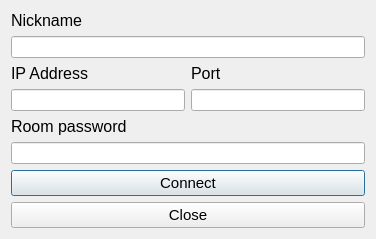
<?xml version="1.0" encoding="UTF-8"?>
<ui version="4.0">
 <class>ConnectToTheChat</class>
 <widget class="QDialog" name="ConnectToTheChat">
  <property name="geometry">
   <rect>
    <x>0</x>
    <y>0</y>
    <width>376</width>
    <height>233</height>
   </rect>
  </property>
  <property name="sizePolicy">
   <sizepolicy hsizetype="Fixed" vsizetype="Fixed">
    <horstretch>0</horstretch>
    <verstretch>0</verstretch>
   </sizepolicy>
  </property>
  <property name="windowTitle">
   <string>Dialog</string>
  </property>
  <layout class="QGridLayout" name="gridLayout_2">
   <item row="0" column="0">
    <layout class="QVBoxLayout" name="verticalLayout">
     <item>
      <widget class="QLabel" name="label">
       <property name="font">
        <font>
         <pointsize>12</pointsize>
        </font>
       </property>
       <property name="text">
        <string>Nickname</string>
       </property>
      </widget>
     </item>
     <item>
      <widget class="QLineEdit" name="nicknameField"/>
     </item>
    </layout>
   </item>
   <item row="1" column="0">
    <layout class="QGridLayout" name="gridLayout">
     <property name="sizeConstraint">
      <enum>QLayout::SetDefaultConstraint</enum>
     </property>
     <item row="1" column="1">
      <widget class="QLineEdit" name="portField"/>
     </item>
     <item row="0" column="0">
      <widget class="QLabel" name="label_3">
       <property name="font">
        <font>
         <pointsize>12</pointsize>
        </font>
       </property>
       <property name="text">
        <string>IP Address</string>
       </property>
      </widget>
     </item>
     <item row="1" column="0">
      <widget class="QLineEdit" name="IPField"/>
     </item>
     <item row="0" column="1">
      <widget class="QLabel" name="label_2">
       <property name="font">
        <font>
         <pointsize>12</pointsize>
        </font>
       </property>
       <property name="text">
        <string>Port</string>
       </property>
      </widget>
     </item>
    </layout>
   </item>
   <item row="2" column="0">
    <layout class="QVBoxLayout" name="verticalLayout_2">
     <item>
      <widget class="QLabel" name="label_4">
       <property name="font">
        <font>
         <pointsize>12</pointsize>
        </font>
       </property>
       <property name="text">
        <string>Room password</string>
       </property>
      </widget>
     </item>
     <item>
      <widget class="QLineEdit" name="passwordField"/>
     </item>
    </layout>
   </item>
   <item row="3" column="0">
    <layout class="QVBoxLayout" name="verticalLayout_3">
     <item>
      <widget class="QPushButton" name="connectButton">
       <property name="font">
        <font>
         <pointsize>11</pointsize>
        </font>
       </property>
       <property name="text">
        <string>Connect</string>
       </property>
      </widget>
     </item>
     <item>
      <widget class="QPushButton" name="closeButton">
       <property name="font">
        <font>
         <pointsize>11</pointsize>
        </font>
       </property>
       <property name="text">
        <string>Close</string>
       </property>
      </widget>
     </item>
    </layout>
   </item>
  </layout>
 </widget>
 <resources/>
 <connections/>
</ui>
